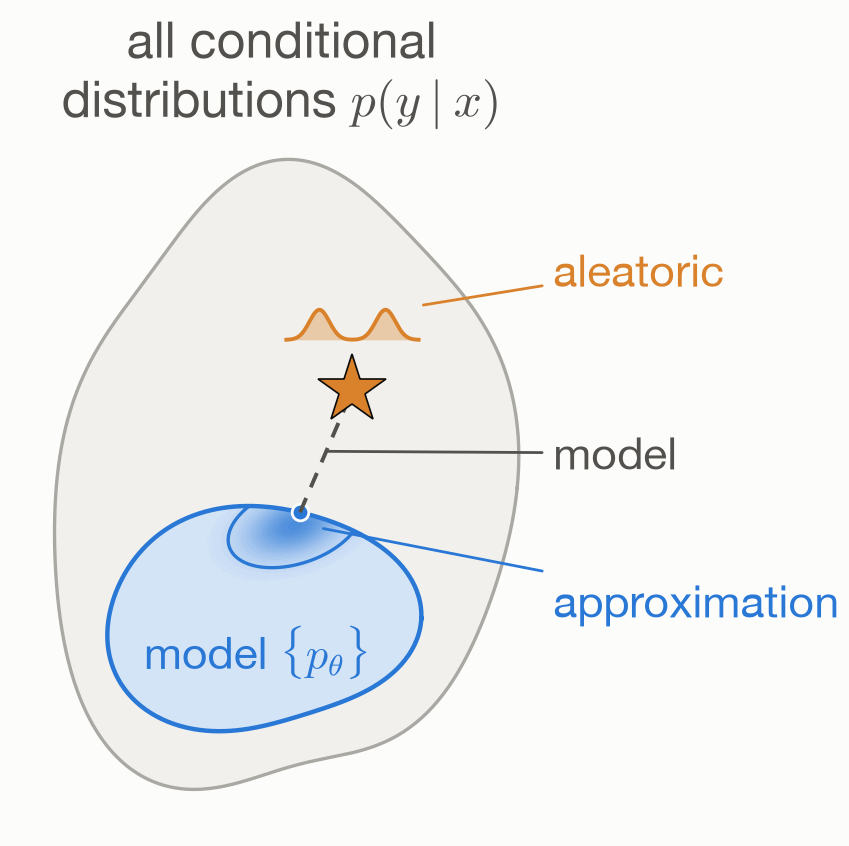

Write the Python code that produced this figure.
"""The three sources of uncertainty in the hypothesis space.

Aleatoric: the spread of the truth itself. Approximation: the posterior's spread within the model.
Model: the gap between the best hypothesis in the model and the truth. A sketch, not computed.

Run: python 16_uncertainty_sources.py  (requires numpy, scipy, matplotlib)
"""

import matplotlib.pyplot as plt
import numpy as np
from matplotlib.colors import to_rgb
from matplotlib.patches import Polygon
from scipy.stats import norm

from common import (INK2, MODEL, POINT, SPACE, SURFACE, TRUTH, TRUTH_XY, draw_model_blob,
                    draw_truth_star, model_outline, save, setup_style, space_outline,
                    style_space_axes)

POSTERIOR_COV = np.array([[0.02, 0.006], [0.006, 0.015]])

setup_style()
fig, ax = plt.subplots(figsize=(4.8, 5.2), facecolor=SURFACE)
style_space_axes(ax)
ax.set_xlim(-1.15, 2.0)
bx, by = space_outline()
ax.fill(bx, by, color=SPACE, lw=0, zorder=0)
ax.plot(bx, by, color=POINT, lw=1.2, zorder=1)
ax.text(0, 2.05, "all conditional\n" r"distributions $p(y \mid x)$", fontsize=18,
        ha="center", va="bottom", color=INK2)
draw_model_blob(ax, label="")
ax.text(-0.1, -0.95, r"model $\{p_\theta\}$", fontsize=16, color=MODEL, ha="center",
        va="center", zorder=6)
draw_truth_star(ax, label=False)

mx, my = model_outline()
i = np.argmin(np.hypot(mx - TRUTH_XY[0], my - TRUTH_XY[1]))
best = np.array([mx[i], my[i]])
centre = best + 0.12 * (np.array([-0.1, -0.75]) - best)

gx, gy = np.meshgrid(np.linspace(-0.8, 0.6, 300), np.linspace(-1.5, 0.0, 300))
diff = np.stack([gx - centre[0], gy - centre[1]], axis=-1)
dens = np.exp(-0.5 * np.einsum("...i,ij,...j->...", diff, np.linalg.inv(POSTERIOR_COV), diff))
rgba = np.zeros((*gx.shape, 4))
rgba[..., :3] = to_rgb(MODEL)
rgba[..., 3] = 0.8 * dens
shade = ax.imshow(rgba, origin="lower", extent=(-0.8, 0.6, -1.5, 0.0), aspect="auto",
                  interpolation="bilinear", zorder=4)
shade.set_clip_path(Polygon(np.column_stack([mx, my]), transform=ax.transData))
t = np.linspace(0, 2 * np.pi, 200)
(ring,) = ax.plot(*(centre[:, None] + 2 * np.linalg.cholesky(POSTERIOR_COV) @ [np.cos(t), np.sin(t)]),
                  color=MODEL, lw=1.2, zorder=4)
# The posterior lives only on the model.
ring.set_clip_path(Polygon(np.column_stack([mx, my]), transform=ax.transData))
ax.plot(*best, "o", ms=6, color=MODEL, mec="white", mew=1, zorder=5)
ax.plot([best[0], TRUTH_XY[0]], [best[1], TRUTH_XY[1]], color=INK2, lw=1.4, ls=(0, (4, 3)),
        zorder=5)

ys = np.linspace(-1, 1, 200)
curve = 0.5 * norm.pdf(ys, -0.5, 0.15) + 0.5 * norm.pdf(ys, 0.5, 0.15)
ax.fill_between(TRUTH_XY[0] + 0.28 * ys, 0.85, 0.85 + 0.13 * curve, color=TRUTH, alpha=0.35,
                lw=0, zorder=5)
ax.plot(TRUTH_XY[0] + 0.28 * ys, 0.85 + 0.13 * curve, color=TRUTH, lw=1.4, zorder=5)

for (x, y), (tx, ty), text, color in (
        ((0.6, 1.05), (1.15, 1.25), "aleatoric", TRUTH),
        (tuple((best + TRUTH_XY) / 2), (1.15, 0.2), "model", INK2),
        (tuple(centre + [0.12, -0.02]), (1.15, -0.65), "approximation", MODEL)):
    ax.annotate(text, (x, y), (tx, ty), fontsize=16, color=color, va="center",
                arrowprops=dict(arrowstyle="-", color=color, lw=1, shrinkA=2, shrinkB=0),
                zorder=6)

save(fig, __file__)
